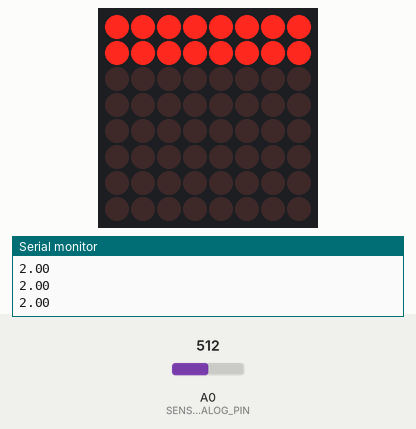
Bench run of a sketch on a simulated Arduino Uno, built with avr-gcc and run on an emulated ATmega328P. On the bench: 8×8 LED matrix, the last lines printed to the serial monitor. The inputs (shaded band) are chosen by the test bench; at power-on: A0 (SENSOR_ANALOG_PIN) = 512.

Above: at 1.2 s.
1.3 s: A0 (SENSOR_ANALOG_PIN) set to 716
At 1.6 s:
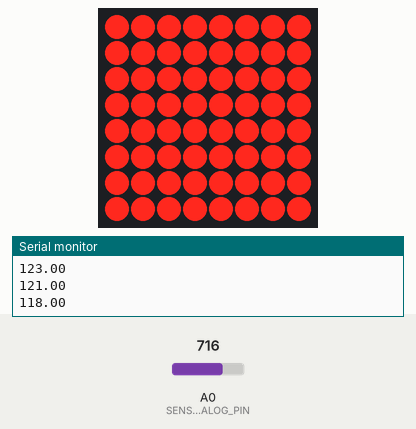
Timing chart, 0 to 4.3 s (numbered marks = the images above; inputs shaded):
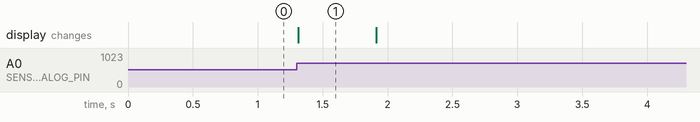

Measured:
- after the input at 1.3 s, the display: changes at once (image 1)
- what the display in image 1 shows lasts 0.6 s, from 1.3 s to 1.9 s

The sketch:

sound-level.ino
```cpp
#include <stdlib.h>
#include "LedControl.h"

const int SENSOR_ANALOG_PIN = A0;
const int SENSOR_DIGITAL_PIN = 3;
const int ROWS = 8;
int analogValue = 0;
double total = 0;
unsigned int count = 0;

float remap(float value, float start1, float stop1, float start2, float stop2){
  return (value - start1) / (stop1 - start1) * (stop2 - start2) + start2;
}

LedControl lc = LedControl(12, 10, 11, 1);

void setup() {
  Serial.begin(9600);
  pinMode(SENSOR_DIGITAL_PIN, INPUT);
  lc.shutdown(0, false);
  lc.setIntensity(0, 8);
  lc.clearDisplay(0);
}

void loop(){
  analogValue = analogRead(SENSOR_ANALOG_PIN);
  count = count + 1;
  total = total + analogValue;
  if(count == 100){
    count = 1;
    total = analogValue;
  }
  float average = (total / count) - 1;
  int allowance = 6;

  float level = remap(analogValue, average, average + allowance, 0, ROWS);
  level = ceil(abs(level));

  for(int i = 0; i < ROWS; i++){
    if(i < level){
      lc.setRow(0, i, B11111111);
    }else{
      lc.setRow(0, i, B00000000);
    }
  }

  Serial.println(level);
}
```
